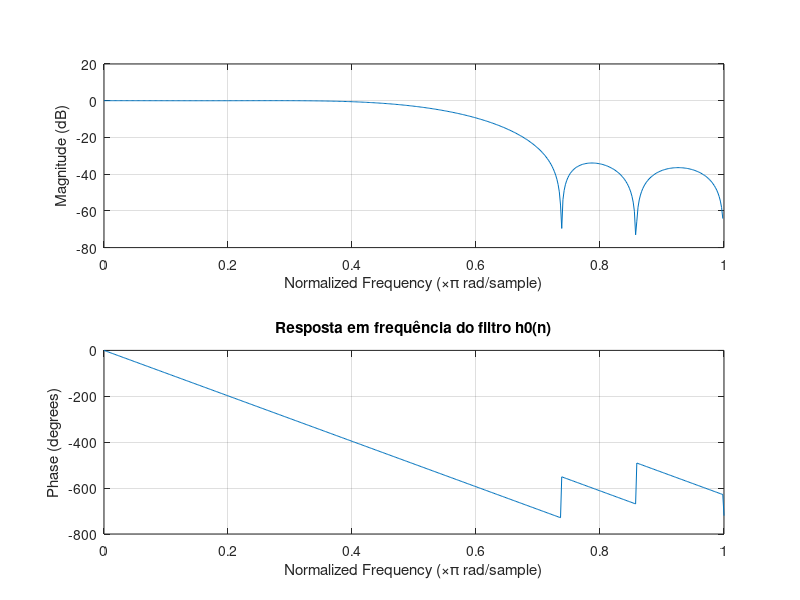
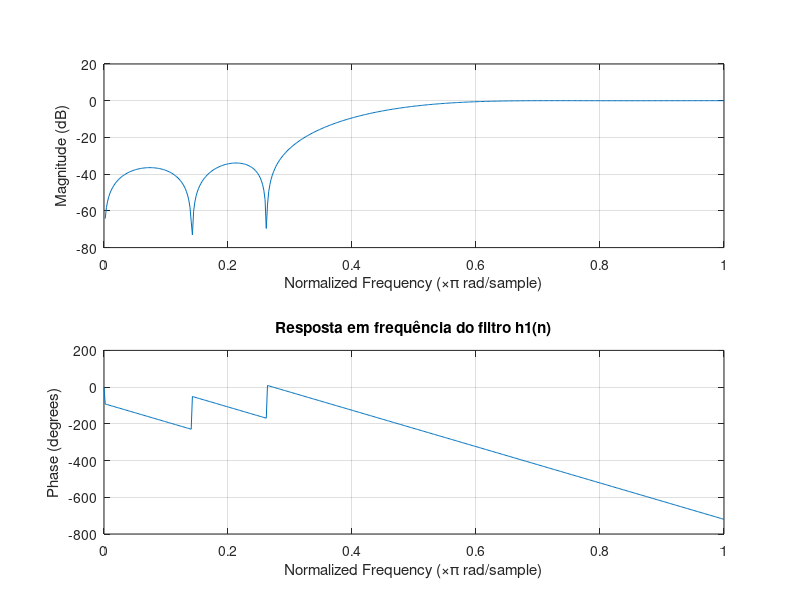
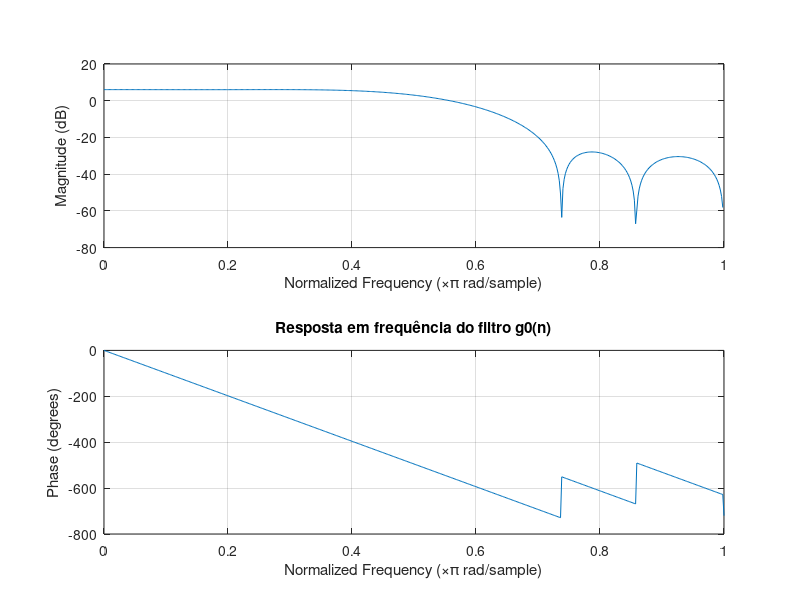
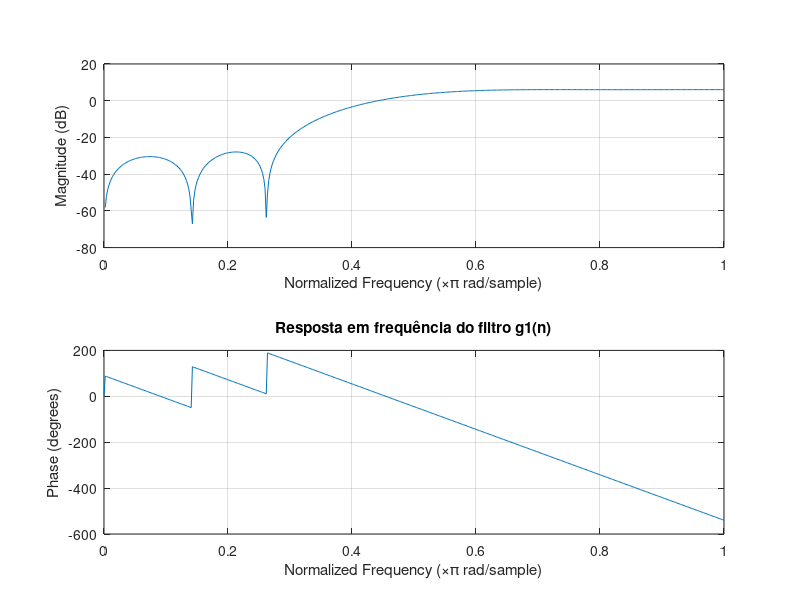

The MATLAB source for these figures, in order: (Note: this script raises an error after producing the figures.)
close all;
clear all;
clc;
%% A
load h0_QMF.mat

figure(1);
freqz(h0);
title('Resposta em frequência do filtro h0(n)');


figure(2);
h1 = h0.*real(exp(1i*pi*(0:length(h0)-1)));
freqz(h1);
title('Resposta em frequência do filtro h1(n)');

figure(3);
g0 = 2*h0;
freqz(g0);
title('Resposta em frequência do filtro g0(n)');

figure(4);
g1 = -2*h1;
freqz(g1);
title('Resposta em frequência do filtro g1(n)');

%% B
f_max = 4000; % A frequência deve variar de 0 a 4 kHz
t_c_max = 4; % Tempo contínuo com 4 segundos de duração
f_a = 8000; % A frequência de amostragem é de 8 kHz

A_0 = 2*pi*f_max/(2*t_c_max);
alpha_0 = A_0*(1/f_a)^2;

N = 4*f_a; % Número de amostras 
n = 0:1:(N-1);
x = zeros(1, N);
x = cos(alpha_0*(n.^2));

x_filtrado = filter(h0, 1, x);

x_M_filtrado = x_filtrado(1:2:end);

x_L_reconstruindo = zeros(1, N);
x_L_reconstruindo(1:2:end) = x_M_filtrado(1:1:end); %Multiplicando o sinal superamostrado por 2

x_sintese_PB = filter(g0, 1, x_L_reconstruindo);

x_filtrado_PA = filter(h1, 1, x);

x_M_filtrado_PA = x_filtrado_PA(1:2:end);

x_L_reconstruindo_PA = zeros(1, N);
x_L_reconstruindo_PA(1:2:end) = x_M_filtrado_PA(1:1:end);

x_sintese_PA = filter(g1, 1, x_L_reconstruindo_PA);

y = x_sintese_PA + x_sintese_PB;

n = length(h0)-1;
diff = y(n+1:end) - x(1:end-n); 

figure(5);
spectrogram(y, 512, 256, 1024);
title('Espectrograma do sinal reconstruído');

figure(6);
plot(diff);
title('Diferença entre o sinal reconstruído e o sinal original')



